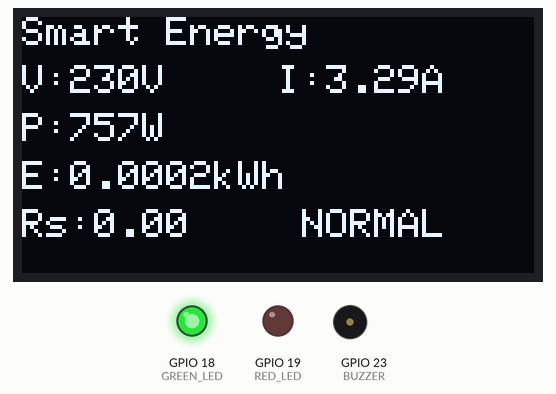
Bench run of a sketch on a simulated ESP32. Parts: 128×64 one-colour display, output pins drawn as LEDs (lit = HIGH), buzzer (waves = sounding, pin HIGH). WiFi joins after 1.5 s; servers stay silent unless stated; random numbers use the default seed unless the sketch sets one; no MQTT or app messages arrive unless stated; what the sketch prints to the serial monitor is not drawn.

Above: at 1.7 s.
At 6.9 s:
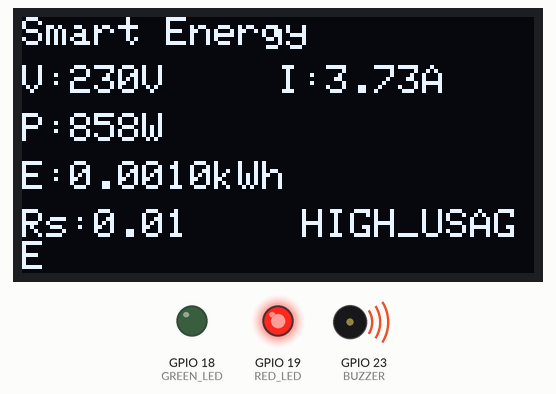
At 10.0 s:
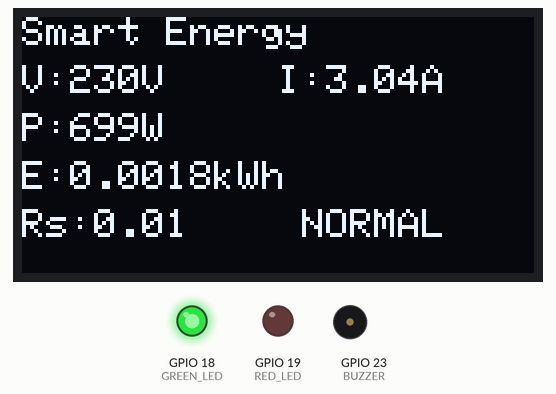
At 17.3 s:
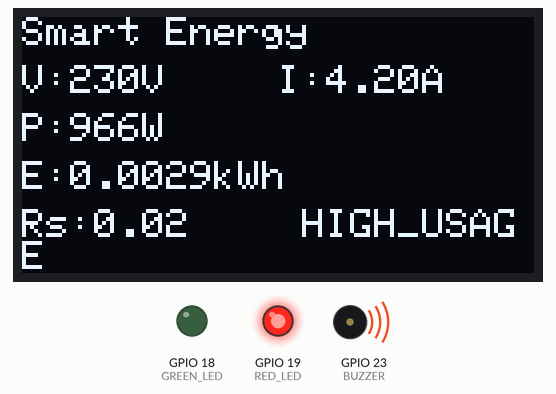
At 28.7 s:
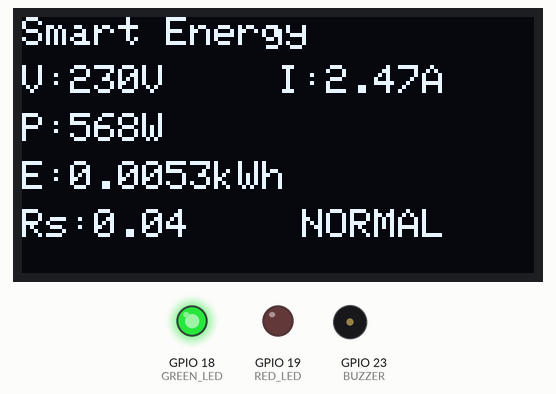
At 36.0 s:
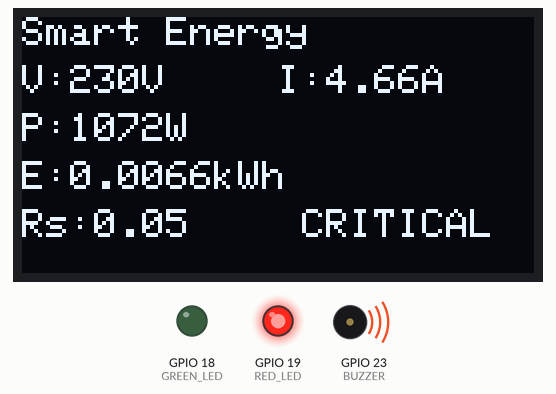
Timing chart, 0 to 40.0 s (numbered marks = the images above):
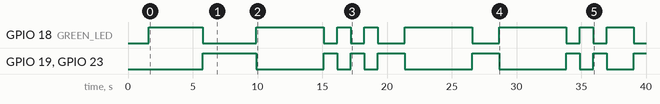

The sketch:

Smart_Home_Energy_Monitor_V5.ino
```cpp
#include <WiFi.h>
#include <PubSubClient.h>
#include <Wire.h>
#include <Adafruit_GFX.h>
#include <Adafruit_SSD1306.h>

// =========================
// OLED SETTINGS
// =========================
#define SCREEN_WIDTH 128
#define SCREEN_HEIGHT 64

Adafruit_SSD1306 display(
  SCREEN_WIDTH,
  SCREEN_HEIGHT,
  &Wire,
  -1
);

// =========================
// WIFI SETTINGS
// =========================
const char* ssid = "Wokwi-GUEST";
const char* password = "";

// =========================
// MQTT SETTINGS
// =========================
const char* mqtt_server = "broker.emqx.io";
const char* mqtt_topic = "sujal/home/energy";

WiFiClient espClient;
PubSubClient client(espClient);

// =========================
// PINS
// =========================
const int GREEN_LED = 18;
const int RED_LED   = 19;
const int BUZZER    = 23;

// =========================
// ENERGY VARIABLES
// =========================
float voltage = 230.0;
float current = 0.0;
float power = 0.0;
float energy = 0.0;
float cost = 0.0;

const float tariff = 8.0;

String alertStatus = "NORMAL";

// =========================
// WIFI CONNECT
// =========================
void setup_wifi() {

  Serial.println();
  Serial.print("Connecting WiFi");

  WiFi.begin(ssid, password);

  while (WiFi.status() != WL_CONNECTED) {
    delay(500);
    Serial.print(".");
  }

  Serial.println();
  Serial.println("WiFi Connected");
  Serial.print("IP Address: ");
  Serial.println(WiFi.localIP());
}

// =========================
// MQTT CONNECT
// =========================
void reconnect() {

  while (!client.connected()) {

    Serial.print("Connecting MQTT...");

    String clientId = "ESP32EnergyMonitor-";
    clientId += String(random(1000));

    if (client.connect(clientId.c_str())) {

      Serial.println("Connected");

    } else {

      Serial.print("Failed, rc=");
      Serial.print(client.state());
      Serial.println(" retrying...");

      delay(2000);
    }
  }
}

// =========================
// SETUP
// =========================
void setup() {

  Serial.begin(115200);

  pinMode(GREEN_LED, OUTPUT);
  pinMode(RED_LED, OUTPUT);
  pinMode(BUZZER, OUTPUT);

  if (!display.begin(SSD1306_SWITCHCAPVCC, 0x3C)) {

    Serial.println("OLED Initialization Failed!");

    while (true);
  }

  display.clearDisplay();
  display.setTextColor(WHITE);

  randomSeed(millis());

  setup_wifi();

  client.setServer(mqtt_server, 1883);

  Serial.println();
  Serial.println("================================");
  Serial.println("SMART HOME ENERGY MONITOR V5");
  Serial.println("================================");
}

// =========================
// LOOP
// =========================
void loop() {

  if (!client.connected()) {
    reconnect();
  }

  client.loop();

  // Simulated Current
  current = random(50, 500) / 100.0;

  // Calculations
  power = voltage * current;

  energy += power / 3600000.0;

  cost = energy * tariff;

  // Alert Logic
  if (power > 1000) {

    alertStatus = "CRITICAL";

    digitalWrite(GREEN_LED, LOW);
    digitalWrite(RED_LED, HIGH);
    digitalWrite(BUZZER, HIGH);

  }
  else if (power > 800) {

    alertStatus = "HIGH_USAGE";

    digitalWrite(GREEN_LED, LOW);
    digitalWrite(RED_LED, HIGH);
    digitalWrite(BUZZER, HIGH);

  }
  else {

    alertStatus = "NORMAL";

    digitalWrite(GREEN_LED, HIGH);
    digitalWrite(RED_LED, LOW);
    digitalWrite(BUZZER, LOW);
  }

  // MQTT JSON Payload
  String payload = "{";

  payload += "\"voltage\":" + String(voltage, 0) + ",";
  payload += "\"current\":" + String(current, 2) + ",";
  payload += "\"power\":" + String(power, 2) + ",";
  payload += "\"energy\":" + String(energy, 4) + ",";
  payload += "\"cost\":" + String(cost, 2) + ",";
  payload += "\"alert\":\"" + alertStatus + "\"";

  payload += "}";

  client.publish(mqtt_topic, payload.c_str());

  // Serial Output
  Serial.println();
  Serial.println("================================");

  Serial.print("Voltage: ");
  Serial.print(voltage);
  Serial.println(" V");

  Serial.print("Current: ");
  Serial.print(current);
  Serial.println(" A");

  Serial.print("Power: ");
  Serial.print(power);
  Serial.println(" W");

  Serial.print("Energy: ");
  Serial.print(energy, 4);
  Serial.println(" kWh");

  Serial.print("Cost: Rs ");
  Serial.println(cost, 2);

  Serial.print("Alert: ");
  Serial.println(alertStatus);

  Serial.println(payload);

  // OLED Display
  display.clearDisplay();

  display.setTextSize(1);

  display.setCursor(0, 0);
  display.print("Smart Energy");

  display.setCursor(0, 12);
  display.print("V:");
  display.print(voltage, 0);
  display.print("V");

  display.setCursor(64, 12);
  display.print("I:");
  display.print(current, 2);
  display.print("A");

  display.setCursor(0, 24);
  display.print("P:");
  display.print(power, 0);
  display.print("W");

  display.setCursor(0, 36);
  display.print("E:");
  display.print(energy, 4);
  display.print("kWh");

  display.setCursor(0, 48);
  display.print("Rs:");
  display.print(cost, 2);

  display.setCursor(70, 48);
  display.print(alertStatus);

  display.display();

  delay(1000);
}
```

Measured:
- by itself, GPIO 18 (GREEN_LED): LOW → HIGH at 1.6 s, → LOW 4.2 s later, → HIGH 4.2 s later, → LOW 5.2 s later, … (16 changes in this stretch)
- by itself, GPIO 19 (RED_LED), GPIO 23 (BUZZER): LOW → HIGH at 5.8 s, → LOW 4.2 s later, → HIGH 5.2 s later, → LOW 1.0 s later, … (15 changes in this stretch)
- what the display in image 0 shows lasts 1.1 s, from 1.6 s to 2.7 s
